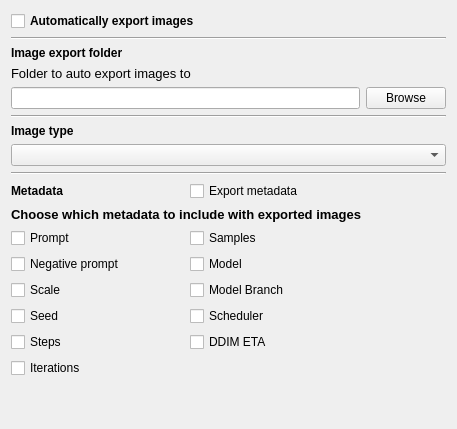
<?xml version="1.0" encoding="UTF-8"?>
<ui version="4.0">
 <class>export_preferences</class>
 <widget class="QWidget" name="export_preferences">
  <property name="geometry">
   <rect>
    <x>0</x>
    <y>0</y>
    <width>457</width>
    <height>429</height>
   </rect>
  </property>
  <property name="windowTitle">
   <string>Form</string>
  </property>
  <layout class="QGridLayout" name="gridLayout_2">
   <item row="0" column="0">
    <widget class="QCheckBox" name="actionAuto_export_images">
     <property name="font">
      <font>
       <bold>true</bold>
      </font>
     </property>
     <property name="text">
      <string>Automatically export images</string>
     </property>
    </widget>
   </item>
   <item row="1" column="0" colspan="2">
    <widget class="Line" name="line">
     <property name="orientation">
      <enum>Qt::Horizontal</enum>
     </property>
    </widget>
   </item>
   <item row="2" column="0">
    <widget class="QLabel" name="label">
     <property name="font">
      <font>
       <bold>true</bold>
      </font>
     </property>
     <property name="text">
      <string>Image export folder</string>
     </property>
    </widget>
   </item>
   <item row="3" column="0">
    <widget class="QLabel" name="label_2">
     <property name="font">
      <font>
       <pointsize>10</pointsize>
      </font>
     </property>
     <property name="text">
      <string>Folder to auto export images to</string>
     </property>
    </widget>
   </item>
   <item row="4" column="0">
    <widget class="QLineEdit" name="image_path"/>
   </item>
   <item row="4" column="1">
    <widget class="QPushButton" name="image_path_browse_button">
     <property name="text">
      <string>Browse</string>
     </property>
    </widget>
   </item>
   <item row="5" column="0" colspan="2">
    <widget class="Line" name="line_3">
     <property name="orientation">
      <enum>Qt::Horizontal</enum>
     </property>
    </widget>
   </item>
   <item row="6" column="0">
    <widget class="QLabel" name="label_5">
     <property name="font">
      <font>
       <bold>true</bold>
      </font>
     </property>
     <property name="text">
      <string>Image type</string>
     </property>
    </widget>
   </item>
   <item row="8" column="0" colspan="2">
    <widget class="Line" name="line_2">
     <property name="orientation">
      <enum>Qt::Horizontal</enum>
     </property>
    </widget>
   </item>
   <item row="9" column="0" colspan="2">
    <layout class="QGridLayout" name="gridLayout">
     <item row="0" column="0">
      <widget class="QLabel" name="label_3">
       <property name="font">
        <font>
         <bold>true</bold>
        </font>
       </property>
       <property name="text">
        <string>Metadata</string>
       </property>
      </widget>
     </item>
     <item row="0" column="1">
      <widget class="QCheckBox" name="export_metadata">
       <property name="toolTip">
        <string>&lt;html&gt;&lt;head/&gt;&lt;body&gt;&lt;p&gt;Export metadata along with images. &lt;/p&gt;&lt;p&gt;Only works with PNG files.&lt;/p&gt;&lt;/body&gt;&lt;/html&gt;</string>
       </property>
       <property name="text">
        <string>Export metadata</string>
       </property>
      </widget>
     </item>
     <item row="0" column="3">
      <spacer name="horizontalSpacer">
       <property name="orientation">
        <enum>Qt::Horizontal</enum>
       </property>
       <property name="sizeHint" stdset="0">
        <size>
         <width>40</width>
         <height>20</height>
        </size>
       </property>
      </spacer>
     </item>
     <item row="1" column="0" colspan="2">
      <widget class="QLabel" name="label_4">
       <property name="font">
        <font>
         <pointsize>10</pointsize>
         <bold>true</bold>
        </font>
       </property>
       <property name="text">
        <string>Choose which metadata to include with exported images</string>
       </property>
      </widget>
     </item>
     <item row="2" column="0">
      <widget class="QCheckBox" name="metadata_prompt">
       <property name="text">
        <string>Prompt</string>
       </property>
      </widget>
     </item>
     <item row="2" column="1">
      <widget class="QCheckBox" name="metadata_samples">
       <property name="text">
        <string>Samples</string>
       </property>
      </widget>
     </item>
     <item row="3" column="0">
      <widget class="QCheckBox" name="metadata_negative_prompt">
       <property name="text">
        <string>Negative prompt</string>
       </property>
      </widget>
     </item>
     <item row="3" column="1">
      <widget class="QCheckBox" name="metadata_model">
       <property name="text">
        <string>Model</string>
       </property>
      </widget>
     </item>
     <item row="4" column="0">
      <widget class="QCheckBox" name="metadata_scale">
       <property name="text">
        <string>Scale</string>
       </property>
      </widget>
     </item>
     <item row="4" column="1">
      <widget class="QCheckBox" name="metadata_model_branch">
       <property name="text">
        <string>Model Branch</string>
       </property>
      </widget>
     </item>
     <item row="5" column="0">
      <widget class="QCheckBox" name="metadata_seed">
       <property name="text">
        <string>Seed</string>
       </property>
      </widget>
     </item>
     <item row="5" column="1">
      <widget class="QCheckBox" name="metadata_scheduler">
       <property name="text">
        <string>Scheduler</string>
       </property>
      </widget>
     </item>
     <item row="6" column="0">
      <widget class="QCheckBox" name="metadata_steps">
       <property name="text">
        <string>Steps</string>
       </property>
      </widget>
     </item>
     <item row="6" column="1">
      <widget class="QCheckBox" name="metadata_ddim_eta">
       <property name="text">
        <string>DDIM ETA</string>
       </property>
      </widget>
     </item>
     <item row="7" column="0">
      <widget class="QCheckBox" name="metadata_iterations">
       <property name="text">
        <string>Iterations</string>
       </property>
      </widget>
     </item>
     <item row="8" column="0">
      <spacer name="verticalSpacer">
       <property name="orientation">
        <enum>Qt::Vertical</enum>
       </property>
       <property name="sizeHint" stdset="0">
        <size>
         <width>17</width>
         <height>37</height>
        </size>
       </property>
      </spacer>
     </item>
    </layout>
   </item>
   <item row="7" column="0" colspan="2">
    <widget class="QComboBox" name="image_type_dropdown"/>
   </item>
  </layout>
 </widget>
 <resources/>
 <connections>
  <connection>
   <sender>actionAuto_export_images</sender>
   <signal>toggled(bool)</signal>
   <receiver>export_preferences</receiver>
   <slot>action_toggle_automatically_export_images(bool)</slot>
   <hints>
    <hint type="sourcelabel">
     <x>70</x>
     <y>24</y>
    </hint>
    <hint type="destinationlabel">
     <x>80</x>
     <y>-14</y>
    </hint>
   </hints>
  </connection>
  <connection>
   <sender>image_path</sender>
   <signal>textEdited(QString)</signal>
   <receiver>export_preferences</receiver>
   <slot>image_export_path_text_edited(QString)</slot>
   <hints>
    <hint type="sourcelabel">
     <x>203</x>
     <y>106</y>
    </hint>
    <hint type="destinationlabel">
     <x>13</x>
     <y>-15</y>
    </hint>
   </hints>
  </connection>
  <connection>
   <sender>image_path_browse_button</sender>
   <signal>clicked()</signal>
   <receiver>export_preferences</receiver>
   <slot>action_clicked_button_browse()</slot>
   <hints>
    <hint type="sourcelabel">
     <x>427</x>
     <y>111</y>
    </hint>
    <hint type="destinationlabel">
     <x>343</x>
     <y>3</y>
    </hint>
   </hints>
  </connection>
  <connection>
   <sender>image_type_dropdown</sender>
   <signal>currentTextChanged(QString)</signal>
   <receiver>export_preferences</receiver>
   <slot>action_image_type_text_changed(QString)</slot>
   <hints>
    <hint type="sourcelabel">
     <x>102</x>
     <y>170</y>
    </hint>
    <hint type="destinationlabel">
     <x>71</x>
     <y>-23</y>
    </hint>
   </hints>
  </connection>
  <connection>
   <sender>export_metadata</sender>
   <signal>toggled(bool)</signal>
   <receiver>export_preferences</receiver>
   <slot>action_toggled_export_metadata(bool)</slot>
   <hints>
    <hint type="sourcelabel">
     <x>320</x>
     <y>208</y>
    </hint>
    <hint type="destinationlabel">
     <x>396</x>
     <y>-2</y>
    </hint>
   </hints>
  </connection>
  <connection>
   <sender>metadata_prompt</sender>
   <signal>toggled(bool)</signal>
   <receiver>export_preferences</receiver>
   <slot>action_toggled_prompt(bool)</slot>
   <hints>
    <hint type="sourcelabel">
     <x>53</x>
     <y>255</y>
    </hint>
    <hint type="destinationlabel">
     <x>54</x>
     <y>-11</y>
    </hint>
   </hints>
  </connection>
  <connection>
   <sender>metadata_negative_prompt</sender>
   <signal>toggled(bool)</signal>
   <receiver>export_preferences</receiver>
   <slot>action_toggled_negative_prompt(bool)</slot>
   <hints>
    <hint type="sourcelabel">
     <x>148</x>
     <y>288</y>
    </hint>
    <hint type="destinationlabel">
     <x>112</x>
     <y>5</y>
    </hint>
   </hints>
  </connection>
  <connection>
   <sender>metadata_scale</sender>
   <signal>toggled(bool)</signal>
   <receiver>export_preferences</receiver>
   <slot>action_toggled_scale(bool)</slot>
   <hints>
    <hint type="sourcelabel">
     <x>29</x>
     <y>317</y>
    </hint>
    <hint type="destinationlabel">
     <x>1</x>
     <y>33</y>
    </hint>
   </hints>
  </connection>
  <connection>
   <sender>metadata_seed</sender>
   <signal>toggled(bool)</signal>
   <receiver>export_preferences</receiver>
   <slot>action_toggled_seed(bool)</slot>
   <hints>
    <hint type="sourcelabel">
     <x>51</x>
     <y>345</y>
    </hint>
    <hint type="destinationlabel">
     <x>0</x>
     <y>209</y>
    </hint>
   </hints>
  </connection>
  <connection>
   <sender>metadata_steps</sender>
   <signal>toggled(bool)</signal>
   <receiver>export_preferences</receiver>
   <slot>action_toggled_steps(bool)</slot>
   <hints>
    <hint type="sourcelabel">
     <x>86</x>
     <y>371</y>
    </hint>
    <hint type="destinationlabel">
     <x>-1</x>
     <y>114</y>
    </hint>
   </hints>
  </connection>
  <connection>
   <sender>metadata_iterations</sender>
   <signal>toggled(bool)</signal>
   <receiver>export_preferences</receiver>
   <slot>action_toggled_iterations(bool)</slot>
   <hints>
    <hint type="sourcelabel">
     <x>75</x>
     <y>398</y>
    </hint>
    <hint type="destinationlabel">
     <x>-6</x>
     <y>146</y>
    </hint>
   </hints>
  </connection>
  <connection>
   <sender>metadata_samples</sender>
   <signal>toggled(bool)</signal>
   <receiver>export_preferences</receiver>
   <slot>action_toggled_samples(bool)</slot>
   <hints>
    <hint type="sourcelabel">
     <x>255</x>
     <y>258</y>
    </hint>
    <hint type="destinationlabel">
     <x>446</x>
     <y>24</y>
    </hint>
   </hints>
  </connection>
  <connection>
   <sender>metadata_model</sender>
   <signal>toggled(bool)</signal>
   <receiver>export_preferences</receiver>
   <slot>action_toggled_model(bool)</slot>
   <hints>
    <hint type="sourcelabel">
     <x>231</x>
     <y>286</y>
    </hint>
    <hint type="destinationlabel">
     <x>373</x>
     <y>15</y>
    </hint>
   </hints>
  </connection>
  <connection>
   <sender>metadata_model_branch</sender>
   <signal>toggled(bool)</signal>
   <receiver>export_preferences</receiver>
   <slot>action_toggled_model_branch(bool)</slot>
   <hints>
    <hint type="sourcelabel">
     <x>295</x>
     <y>317</y>
    </hint>
    <hint type="destinationlabel">
     <x>450</x>
     <y>190</y>
    </hint>
   </hints>
  </connection>
  <connection>
   <sender>metadata_scheduler</sender>
   <signal>toggled(bool)</signal>
   <receiver>export_preferences</receiver>
   <slot>action_toggled_scheduler(bool)</slot>
   <hints>
    <hint type="sourcelabel">
     <x>264</x>
     <y>349</y>
    </hint>
    <hint type="destinationlabel">
     <x>449</x>
     <y>240</y>
    </hint>
   </hints>
  </connection>
  <connection>
   <sender>metadata_ddim_eta</sender>
   <signal>toggled(bool)</signal>
   <receiver>export_preferences</receiver>
   <slot>action_toggled_ddim(bool)</slot>
   <hints>
    <hint type="sourcelabel">
     <x>220</x>
     <y>369</y>
    </hint>
    <hint type="destinationlabel">
     <x>454</x>
     <y>275</y>
    </hint>
   </hints>
  </connection>
 </connections>
 <slots>
  <slot>action_toggle_automatically_export_images(bool)</slot>
  <slot>image_export_path_text_edited(QString)</slot>
  <slot>action_clicked_button_browse()</slot>
  <slot>action_image_type_text_changed(QString)</slot>
  <slot>action_toggled_export_metadata(bool)</slot>
  <slot>action_toggled_prompt(bool)</slot>
  <slot>action_toggled_negative_prompt(bool)</slot>
  <slot>action_toggled_scale(bool)</slot>
  <slot>action_toggled_seed(bool)</slot>
  <slot>action_toggled_steps(bool)</slot>
  <slot>action_toggled_iterations(bool)</slot>
  <slot>action_toggled_model(bool)</slot>
  <slot>action_toggled_model_branch(bool)</slot>
  <slot>action_toggled_scheduler(bool)</slot>
  <slot>action_toggled_samples(bool)</slot>
  <slot>action_toggled_ddim(bool)</slot>
 </slots>
</ui>
